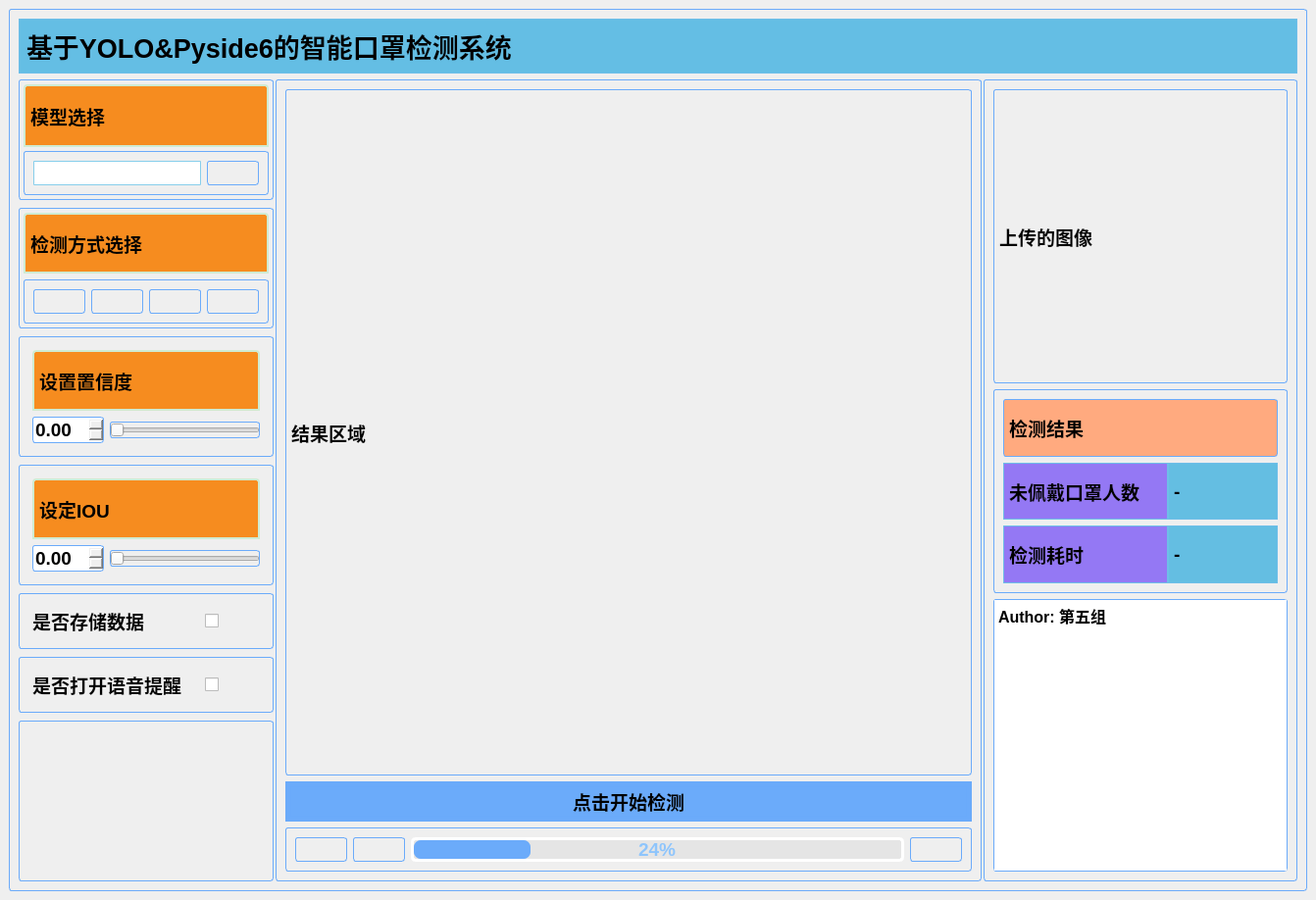
<?xml version="1.0" encoding="UTF-8"?>
<ui version="4.0">
 <class>MainWindow</class>
 <widget class="QMainWindow" name="MainWindow">
  <property name="geometry">
   <rect>
    <x>0</x>
    <y>0</y>
    <width>1328</width>
    <height>918</height>
   </rect>
  </property>
  <property name="windowTitle">
   <string>MainWindow</string>
  </property>
  <property name="styleSheet">
   <string notr="true">
border-radius:3px;
qproperty-alignment: 'AlignCenter';
font-size: 14pt;  
font-weight: 500; </string>
  </property>
  <widget class="QWidget" name="centralwidget">
   <layout class="QGridLayout" name="gridLayout_2">
    <item row="0" column="0">
     <layout class="QGridLayout" name="gridLayout">
      <item row="0" column="0">
       <widget class="QFrame" name="verticalFrame">
        <property name="styleSheet">
         <string notr="true">border:1px solid #6babfa;</string>
        </property>
        <layout class="QVBoxLayout" name="verticalLayout" stretch="1,9">
         <item>
          <layout class="QHBoxLayout" name="page_up">
           <item>
            <widget class="QLabel" name="title">
             <property name="styleSheet">
              <string notr="true">font-size: 20pt;  
border:1px solid #6ebee8;
background:#64bee4;
border-top-left-radius: 0px;
border-top-right-radius: 0px;
border-bottom-left-radius: 0;
border-bottom-right-radius: 0px;</string>
             </property>
             <property name="text">
              <string>基于YOLO&amp;Pyside6的智能口罩检测系统</string>
             </property>
            </widget>
           </item>
          </layout>
         </item>
         <item>
          <layout class="QHBoxLayout" name="page_down" stretch="2,5,2">
           <property name="spacing">
            <number>2</number>
           </property>
           <item>
            <layout class="QHBoxLayout" name="left">
             <property name="spacing">
              <number>2</number>
             </property>
             <item>
              <layout class="QVBoxLayout" name="left_page" stretch="3,3,3,3,1,1,4">
               <property name="spacing">
                <number>8</number>
               </property>
               <item>
                <layout class="QVBoxLayout" name="verticalLayout_11">
                 <item>
                  <widget class="QFrame" name="verticalFrame_4">
                   <layout class="QVBoxLayout" name="verticalLayout_5" stretch="3,2">
                    <property name="spacing">
                     <number>4</number>
                    </property>
                    <property name="leftMargin">
                     <number>4</number>
                    </property>
                    <property name="topMargin">
                     <number>4</number>
                    </property>
                    <property name="rightMargin">
                     <number>4</number>
                    </property>
                    <property name="bottomMargin">
                     <number>4</number>
                    </property>
                    <item>
                     <widget class="QLabel" name="label_2">
                      <property name="styleSheet">
                       <string notr="true">border:2px solid #CFEBD2;
background:#f68c1f;
border-top-left-radius: 4px;
border-top-right-radius: 4px;
border-bottom-left-radius: 0;
border-bottom-right-radius: 0px;</string>
                      </property>
                      <property name="text">
                       <string>模型选择</string>
                      </property>
                     </widget>
                    </item>
                    <item>
                     <layout class="QHBoxLayout" name="horizontalLayout_3">
                      <item>
                       <widget class="QFrame" name="horizontalFrame_2">
                        <layout class="QHBoxLayout" name="horizontalLayout_4">
                         <property name="spacing">
                          <number>4</number>
                         </property>
                         <item>
                          <layout class="QHBoxLayout" name="horizontalLayout_7">
                           <property name="spacing">
                            <number>6</number>
                           </property>
                           <property name="topMargin">
                            <number>0</number>
                           </property>
                           <property name="rightMargin">
                            <number>0</number>
                           </property>
                           <property name="bottomMargin">
                            <number>0</number>
                           </property>
                           <item>
                            <widget class="QLineEdit" name="model_name">
                             <property name="minimumSize">
                              <size>
                               <width>0</width>
                               <height>4</height>
                              </size>
                             </property>
                             <property name="styleSheet">
                              <string notr="true">padding-left:10px;
padding-top:10px;
border:1px solid skyblue;
border-radius:1px;</string>
                             </property>
                            </widget>
                           </item>
                           <item>
                            <widget class="QPushButton" name="model_select">
                             <property name="text">
                              <string/>
                             </property>
                             <property name="icon">
                              <iconset>
                               <normaloff>icons/modelmanager.png</normaloff>icons/modelmanager.png</iconset>
                             </property>
                             <property name="iconSize">
                              <size>
                               <width>32</width>
                               <height>32</height>
                              </size>
                             </property>
                            </widget>
                           </item>
                          </layout>
                         </item>
                         <item>
                          <layout class="QHBoxLayout" name="horizontalLayout_6"/>
                         </item>
                        </layout>
                       </widget>
                      </item>
                     </layout>
                    </item>
                   </layout>
                  </widget>
                 </item>
                </layout>
               </item>
               <item>
                <layout class="QVBoxLayout" name="select">
                 <item>
                  <widget class="QFrame" name="verticalFrame_model">
                   <layout class="QVBoxLayout" name="verticalLayout_8" stretch="3,2">
                    <property name="leftMargin">
                     <number>4</number>
                    </property>
                    <property name="topMargin">
                     <number>4</number>
                    </property>
                    <property name="rightMargin">
                     <number>4</number>
                    </property>
                    <property name="bottomMargin">
                     <number>4</number>
                    </property>
                    <item>
                     <widget class="QLabel" name="label_5">
                      <property name="styleSheet">
                       <string notr="true">border:2px solid #CFEBD2;
background:#f68c1f;
border-top-left-radius: 4px;
border-top-right-radius: 4px;
border-bottom-left-radius: 0;
border-bottom-right-radius: 0px;</string>
                      </property>
                      <property name="text">
                       <string>检测方式选择</string>
                      </property>
                     </widget>
                    </item>
                    <item>
                     <layout class="QHBoxLayout" name="horizontalLayout_8">
                      <item>
                       <widget class="QFrame" name="horizontalFrame_5">
                        <layout class="QHBoxLayout" name="horizontalLayout_9">
                         <item>
                          <widget class="QPushButton" name="image">
                           <property name="text">
                            <string/>
                           </property>
                           <property name="icon">
                            <iconset>
                             <normaloff>icons/image.png</normaloff>icons/image.png</iconset>
                           </property>
                           <property name="iconSize">
                            <size>
                             <width>32</width>
                             <height>32</height>
                            </size>
                           </property>
                          </widget>
                         </item>
                         <item>
                          <widget class="QPushButton" name="video">
                           <property name="text">
                            <string/>
                           </property>
                           <property name="icon">
                            <iconset>
                             <normaloff>icons/video.png</normaloff>icons/video.png</iconset>
                           </property>
                           <property name="iconSize">
                            <size>
                             <width>32</width>
                             <height>32</height>
                            </size>
                           </property>
                          </widget>
                         </item>
                         <item>
                          <widget class="QPushButton" name="camera">
                           <property name="text">
                            <string/>
                           </property>
                           <property name="icon">
                            <iconset>
                             <normaloff>icons/camera.png</normaloff>icons/camera.png</iconset>
                           </property>
                           <property name="iconSize">
                            <size>
                             <width>32</width>
                             <height>32</height>
                            </size>
                           </property>
                          </widget>
                         </item>
                         <item>
                          <widget class="QPushButton" name="dirs">
                           <property name="text">
                            <string/>
                           </property>
                           <property name="icon">
                            <iconset>
                             <normaloff>icons/dir.png</normaloff>icons/dir.png</iconset>
                           </property>
                           <property name="iconSize">
                            <size>
                             <width>32</width>
                             <height>32</height>
                            </size>
                           </property>
                          </widget>
                         </item>
                        </layout>
                       </widget>
                      </item>
                     </layout>
                    </item>
                   </layout>
                  </widget>
                 </item>
                </layout>
               </item>
               <item>
                <layout class="QVBoxLayout" name="conf" stretch="2">
                 <item>
                  <widget class="QFrame" name="horizontalFrame_6">
                   <layout class="QHBoxLayout" name="horizontalLayout_11">
                    <item>
                     <layout class="QVBoxLayout" name="verticalLayout_10" stretch="3,2">
                      <property name="leftMargin">
                       <number>4</number>
                      </property>
                      <property name="topMargin">
                       <number>4</number>
                      </property>
                      <property name="rightMargin">
                       <number>4</number>
                      </property>
                      <property name="bottomMargin">
                       <number>4</number>
                      </property>
                      <item>
                       <widget class="QLabel" name="label_6">
                        <property name="styleSheet">
                         <string notr="true">border:2px solid #CFEBD2;
background:#f68c1f;
border-top-left-radius: 4px;
border-top-right-radius: 4px;
border-bottom-left-radius: 0;
border-bottom-right-radius: 0px;</string>
                        </property>
                        <property name="text">
                         <string>设置置信度</string>
                        </property>
                       </widget>
                      </item>
                      <item>
                       <layout class="QHBoxLayout" name="horizontalLayout_15">
                        <item>
                         <widget class="QDoubleSpinBox" name="conf_num"/>
                        </item>
                        <item>
                         <widget class="QSlider" name="conf_slider">
                          <property name="orientation">
                           <enum>Qt::Orientation::Horizontal</enum>
                          </property>
                         </widget>
                        </item>
                       </layout>
                      </item>
                     </layout>
                    </item>
                   </layout>
                  </widget>
                 </item>
                </layout>
               </item>
               <item>
                <layout class="QVBoxLayout" name="IOU" stretch="2">
                 <item>
                  <widget class="QFrame" name="horizontalFrame_51">
                   <layout class="QHBoxLayout" name="horizontalLayout_10">
                    <item>
                     <layout class="QVBoxLayout" name="verticalLayout_9" stretch="3,2">
                      <property name="leftMargin">
                       <number>4</number>
                      </property>
                      <property name="topMargin">
                       <number>4</number>
                      </property>
                      <property name="rightMargin">
                       <number>4</number>
                      </property>
                      <property name="bottomMargin">
                       <number>4</number>
                      </property>
                      <item>
                       <widget class="QLabel" name="label_7">
                        <property name="styleSheet">
                         <string notr="true">border:2px solid #CFEBD2;
background:#f68c1f;
border-top-left-radius: 4px;
border-top-right-radius: 4px;
border-bottom-left-radius: 0;
border-bottom-right-radius: 0px;</string>
                        </property>
                        <property name="text">
                         <string>设定IOU</string>
                        </property>
                       </widget>
                      </item>
                      <item>
                       <layout class="QHBoxLayout" name="horizontalLayout_12">
                        <item>
                         <widget class="QDoubleSpinBox" name="iou_number"/>
                        </item>
                        <item>
                         <widget class="QSlider" name="iou_slider">
                          <property name="orientation">
                           <enum>Qt::Orientation::Horizontal</enum>
                          </property>
                         </widget>
                        </item>
                       </layout>
                      </item>
                     </layout>
                    </item>
                   </layout>
                  </widget>
                 </item>
                </layout>
               </item>
               <item>
                <layout class="QVBoxLayout" name="verticalLayout_6">
                 <item>
                  <widget class="QFrame" name="horizontalFrame_7">
                   <layout class="QHBoxLayout" name="horizontalLayout_16">
                    <item>
                     <layout class="QHBoxLayout" name="horizontalLayout_17" stretch="3,1">
                      <property name="leftMargin">
                       <number>4</number>
                      </property>
                      <property name="topMargin">
                       <number>4</number>
                      </property>
                      <property name="rightMargin">
                       <number>4</number>
                      </property>
                      <property name="bottomMargin">
                       <number>4</number>
                      </property>
                      <item>
                       <widget class="QLabel" name="label_9">
                        <property name="styleSheet">
                         <string notr="true">border:none
</string>
                        </property>
                        <property name="text">
                         <string>是否存储数据</string>
                        </property>
                       </widget>
                      </item>
                      <item>
                       <widget class="QCheckBox" name="save_data">
                        <property name="styleSheet">
                         <string notr="true">border:none</string>
                        </property>
                        <property name="text">
                         <string/>
                        </property>
                       </widget>
                      </item>
                     </layout>
                    </item>
                   </layout>
                  </widget>
                 </item>
                </layout>
               </item>
               <item>
                <layout class="QVBoxLayout" name="verticalLayout_voice">
                 <item>
                  <widget class="QFrame" name="horizontalFrame_voice">
                   <layout class="QHBoxLayout" name="horizontalLayout_voice">
                    <item>
                     <layout class="QHBoxLayout" name="horizontalLayout_voice_setting" stretch="3,1">
                      <property name="leftMargin">
                       <number>4</number>
                      </property>
                      <property name="topMargin">
                       <number>4</number>
                      </property>
                      <property name="rightMargin">
                       <number>4</number>
                      </property>
                      <property name="bottomMargin">
                       <number>4</number>
                      </property>
                      <item>
                       <widget class="QLabel" name="label_voice">
                        <property name="styleSheet">
                         <string notr="true">border:none</string>
                        </property>
                        <property name="text">
                         <string>是否打开语音提醒</string>
                        </property>
                       </widget>
                      </item>
                      <item>
                       <widget class="QCheckBox" name="tts_enable_checkbox">
                        <property name="styleSheet">
                         <string notr="true">border:none</string>
                        </property>
                        <property name="text">
                         <string/>
                        </property>
                        <property name="checked">
                         <bool>false</bool>
                        </property>
                       </widget>
                      </item>
                     </layout>
                    </item>
                   </layout>
                  </widget>
                 </item>
                </layout>
               </item>
               <item>
                <layout class="QVBoxLayout" name="verticalLayout_7">
                 <item>
                  <widget class="QLabel" name="logo">
                   <property name="maximumSize">
                    <size>
                     <width>500</width>
                     <height>300</height>
                    </size>
                   </property>
                   <property name="text">
                    <string/>
                   </property>
                   <property name="pixmap">
                    <pixmap>icons/icon-model.png</pixmap>
                   </property>
                   <property name="scaledContents">
                    <bool>true</bool>
                   </property>
                  </widget>
                 </item>
                </layout>
               </item>
              </layout>
             </item>
            </layout>
           </item>
           <item>
            <layout class="QHBoxLayout" name="mid">
             <item>
              <widget class="QFrame" name="verticalFrame_mid">
               <layout class="QVBoxLayout" name="verticalLayout_19" stretch="10,1,1">
                <item>
                 <layout class="QVBoxLayout" name="verticalLayout_23">
                  <item>
                   <widget class="QLabel" name="finall_result">
                    <property name="minimumSize">
                     <size>
                      <width>700</width>
                      <height>700</height>
                     </size>
                    </property>
                    <property name="maximumSize">
                     <size>
                      <width>1200</width>
                      <height>700</height>
                     </size>
                    </property>
                    <property name="text">
                     <string>结果区域</string>
                    </property>
                    <property name="scaledContents">
                     <bool>true</bool>
                    </property>
                   </widget>
                  </item>
                 </layout>
                </item>
                <item>
                 <layout class="QVBoxLayout" name="verticalLayout_22">
                  <property name="spacing">
                   <number>0</number>
                  </property>
                  <item>
                   <widget class="QFrame" name="verticalFrame_16">
                    <property name="styleSheet">
                     <string notr="true">border:1px solid #6aaafa;
background:#6babfa;
border-top-left-radius: 0px;
border-top-right-radius: 0px;
border-bottom-left-radius: 0;
border-bottom-right-radius: 0px;</string>
                    </property>
                    <layout class="QVBoxLayout" name="verticalLayout_24">
                     <property name="spacing">
                      <number>2</number>
                     </property>
                     <property name="leftMargin">
                      <number>4</number>
                     </property>
                     <property name="topMargin">
                      <number>4</number>
                     </property>
                     <property name="rightMargin">
                      <number>4</number>
                     </property>
                     <property name="bottomMargin">
                      <number>4</number>
                     </property>
                     <item>
                      <widget class="QPushButton" name="yolo_start">
                       <property name="font">
                        <font>
                         <pointsize>14</pointsize>
                         <fontweight>Medium</fontweight>
                        </font>
                       </property>
                       <property name="styleSheet">
                        <string notr="true">border:1px solid #6aaafa;
background:#6babfa;
border-top-left-radius: 0px;
border-top-right-radius: 0px;
border-bottom-left-radius: 0;
border-bottom-right-radius: 0px;</string>
                       </property>
                       <property name="text">
                        <string>点击开始检测</string>
                       </property>
                      </widget>
                     </item>
                    </layout>
                   </widget>
                  </item>
                 </layout>
                </item>
                <item>
                 <layout class="QVBoxLayout" name="verticalLayout_21">
                  <item>
                   <widget class="QFrame" name="horizontalFrame_12">
                    <layout class="QHBoxLayout" name="horizontalLayout_21">
                     <item>
                      <widget class="QPushButton" name="video_start">
                       <property name="text">
                        <string/>
                       </property>
                       <property name="icon">
                        <iconset>
                         <normaloff>icons/start.png</normaloff>icons/start.png</iconset>
                       </property>
                       <property name="iconSize">
                        <size>
                         <width>32</width>
                         <height>32</height>
                        </size>
                       </property>
                      </widget>
                     </item>
                     <item>
                      <widget class="QPushButton" name="video_stop">
                       <property name="text">
                        <string/>
                       </property>
                       <property name="icon">
                        <iconset>
                         <normaloff>icons/stop.png</normaloff>icons/stop.png</iconset>
                       </property>
                       <property name="iconSize">
                        <size>
                         <width>32</width>
                         <height>32</height>
                        </size>
                       </property>
                      </widget>
                     </item>
                     <item>
                      <widget class="QProgressBar" name="video_progressBar">
                       <property name="styleSheet">
                        <string notr="true">
QProgressBar{ 
height:5px;
color: #8EC5FC; 
text-align:center; 
border:3px solid rgb(255, 255, 255);
border-radius: 5px; 
background-color: rgba(215, 215, 215,100);
} 

QProgressBar:chunk{ 
border-radius:0px; 
background:  #6BABFA;
border-radius: 7px;
}</string>
                       </property>
                       <property name="value">
                        <number>24</number>
                       </property>
                      </widget>
                     </item>
                     <item>
                      <widget class="QPushButton" name="video_termination">
                       <property name="text">
                        <string/>
                       </property>
                       <property name="icon">
                        <iconset>
                         <normaloff>icons/end.png</normaloff>icons/end.png</iconset>
                       </property>
                       <property name="iconSize">
                        <size>
                         <width>32</width>
                         <height>32</height>
                        </size>
                       </property>
                      </widget>
                     </item>
                    </layout>
                   </widget>
                  </item>
                 </layout>
                </item>
               </layout>
              </widget>
             </item>
            </layout>
           </item>
           <item>
            <layout class="QHBoxLayout" name="right">
             <property name="spacing">
              <number>2</number>
             </property>
             <item>
              <widget class="QFrame" name="verticalFrame_10">
               <layout class="QVBoxLayout" name="verticalLayout_14">
                <item>
                 <layout class="QVBoxLayout" name="verticalLayout_15" stretch="4,3,4">
                  <item>
                   <layout class="QVBoxLayout" name="verticalLayout_20">
                    <item>
                     <widget class="QLabel" name="upload_image">
                      <property name="minimumSize">
                       <size>
                        <width>300</width>
                        <height>300</height>
                       </size>
                      </property>
                      <property name="maximumSize">
                       <size>
                        <width>450</width>
                        <height>300</height>
                       </size>
                      </property>
                      <property name="text">
                       <string>上传的图像</string>
                      </property>
                     </widget>
                    </item>
                   </layout>
                  </item>
                  <item>
                   <layout class="QHBoxLayout" name="horizontalLayout_20">
                    <item>
                     <widget class="QFrame" name="verticalFrame_12">
                      <layout class="QVBoxLayout" name="verticalLayout_18">
                       <item>
                        <layout class="QHBoxLayout" name="horizontalLayout_19">
                         <item>
                          <widget class="QLabel" name="label_3">
                           <property name="styleSheet">
                            <string notr="true">background:rgb(255, 170, 127)</string>
                           </property>
                           <property name="text">
                            <string>检测结果</string>
                           </property>
                          </widget>
                         </item>
                        </layout>
                       </item>
                       <item>
                        <layout class="QHBoxLayout" name="horizontalLayout_24" stretch="3,2">
                         <property name="spacing">
                          <number>0</number>
                         </property>
                         <item>
                          <widget class="QLabel" name="label_8">
                           <property name="styleSheet">
                            <string notr="true">border:1px solid #6ebee8;
background:#9478f4;
border-top-left-radius: 0px;
border-top-right-radius: 0px;
border-bottom-left-radius: 0;
border-bottom-right-radius: 0px;</string>
                           </property>
                           <property name="text">
                            <string>未佩戴口罩人数</string>
                           </property>
                          </widget>
                         </item>
                         <item>
                          <widget class="QLabel" name="detection_quantity">
                           <property name="styleSheet">
                            <string notr="true">border:1px solid #6ebee8;
background:#64bee2;
border-top-left-radius: 0px;
border-top-right-radius: 0px;
border-bottom-left-radius: 0;
border-bottom-right-radius: 0px;</string>
                           </property>
                           <property name="text">
                            <string>-</string>
                           </property>
                          </widget>
                         </item>
                        </layout>
                       </item>
                       <item>
                        <layout class="QHBoxLayout" name="horizontalLayout_23" stretch="3,2">
                         <property name="spacing">
                          <number>0</number>
                         </property>
                         <item>
                          <widget class="QLabel" name="label_11">
                           <property name="styleSheet">
                            <string notr="true">border:1px solid #6ebee8;
background:#9478f4;
border-top-left-radius: 0px;
border-top-right-radius: 0px;
border-bottom-left-radius: 0;
border-bottom-right-radius: 0px;</string>
                           </property>
                           <property name="text">
                            <string>检测耗时</string>
                           </property>
                          </widget>
                         </item>
                         <item>
                          <widget class="QLabel" name="detection_time">
                           <property name="styleSheet">
                            <string notr="true">border:1px solid #6ebee8;
background:#64bee2;
border-top-left-radius: 0px;
border-top-right-radius: 0px;
border-bottom-left-radius: 0;
border-bottom-right-radius: 0px;</string>
                           </property>
                           <property name="text">
                            <string>-</string>
                           </property>
                          </widget>
                         </item>
                        </layout>
                       </item>
                      </layout>
                     </widget>
                    </item>
                   </layout>
                  </item>
                  <item>
                   <layout class="QVBoxLayout" name="verticalLayout_16">
                    <item>
                     <widget class="QTextBrowser" name="detection_result">
                      <property name="html">
                       <string>&lt;!DOCTYPE HTML PUBLIC &quot;-//W3C//DTD HTML 4.0//EN&quot; &quot;http://www.w3.org/TR/REC-html40/strict.dtd&quot;&gt;
&lt;html&gt;&lt;head&gt;&lt;meta name=&quot;qrichtext&quot; content=&quot;1&quot; /&gt;&lt;meta charset=&quot;utf-8&quot; /&gt;&lt;style type=&quot;text/css&quot;&gt;
p, li { white-space: pre-wrap; }
hr { height: 1px; border-width: 0; }
li.unchecked::marker { content: &quot;\2610&quot;; }
li.checked::marker { content: &quot;\2612&quot;; }
&lt;/style&gt;&lt;/head&gt;&lt;body style=&quot; font-family:'Microsoft YaHei UI'; font-size:14pt; font-weight:500; font-style:normal;&quot;&gt;
&lt;p style=&quot; margin-top:0px; margin-bottom:0px; margin-left:0px; margin-right:0px; -qt-block-indent:0; text-indent:0px;&quot;&gt;&lt;span style=&quot; font-family:'苹方 粗体'; font-size:12pt; font-weight:700;&quot;&gt;Author&lt;/span&gt;&lt;span style=&quot; font-family:'苹方 粗体'; font-size:12pt;&quot;&gt;: &lt;/span&gt;&lt;span style=&quot; font-family:'苹方 粗体'; font-size:12pt; font-weight:700;&quot;&gt;第五组&lt;/span&gt;&lt;/p&gt;
&lt;p style=&quot;-qt-paragraph-type:empty; margin-top:0px; margin-bottom:0px; margin-left:0px; margin-right:0px; -qt-block-indent:0; text-indent:0px; font-family:'苹方 粗体'; font-size:12pt;&quot;&gt;&lt;br /&gt;&lt;/p&gt;&lt;/body&gt;&lt;/html&gt;</string>
                      </property>
                     </widget>
                    </item>
                   </layout>
                  </item>
                 </layout>
                </item>
               </layout>
              </widget>
             </item>
            </layout>
           </item>
          </layout>
         </item>
        </layout>
       </widget>
      </item>
     </layout>
    </item>
   </layout>
  </widget>
 </widget>
 <resources/>
 <connections/>
</ui>
